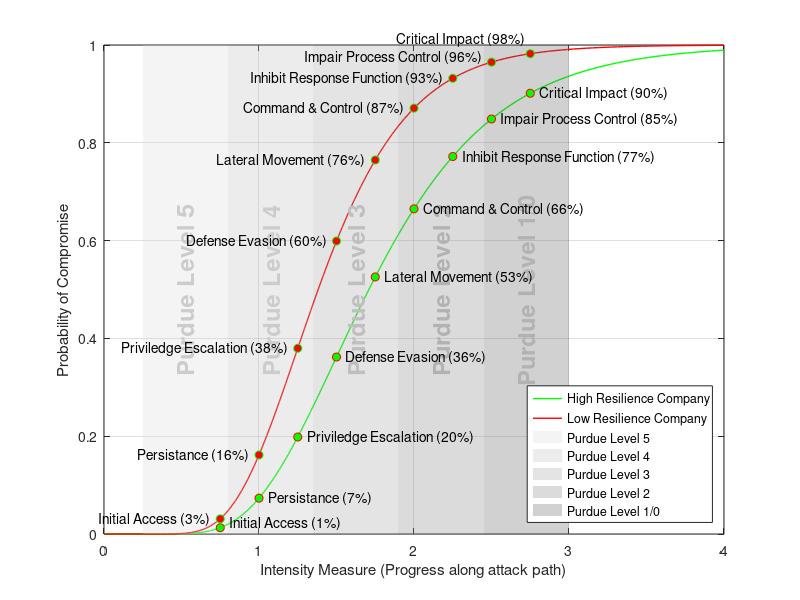

MATLAB code for this plot:
% Adam Lewis 3rd Year Individual Project

% MATLAB script to generate fragility curves using
% Log Normal Cumulative Distribution Function from mean
% and standard deviation obtained from discrete model

% This script is used to generate 2 curves:
%   Company B: High Resilience Modelled Company from simulated model inputs
%   Company C: Low Resilience Modelled Company from simulated model inputs
%
% Then shaded bands are added to the plot area depicting the relative risk
% of the 5 layers of the Purdue Model of a substation
%
% Finally a series of escalating events are added to each curve at set points
% along the intensity measure X axis

% Define desired figure size in pixels
plotWidth = 600;   % Width in pixels
plotHeight = 700;  % Height in pixels

% NEW MODEL
m_norm_B = 1.8294;    % High resilience Modelled Company Normalised & scaled mean
s_norm_B = 0.6988;    % High resilience Modelled Company Normalised std deviation
m_norm_C = 1.4577;    % Low Resilience Modelled Company Normalised & scaled mean
s_norm_C = 0.4902;    % Low Resilience Modelled Company Normalised std deviation


% Convert mean and std to beta/theta for companies B and C
beta_B = sqrt(log(1 + (s_norm_B/m_norm_B)^2));
theta_B = m_norm_B * exp(-0.5 * beta_B^2);
beta_C = sqrt(log(1 + (s_norm_C/m_norm_C)^2));
theta_C = m_norm_C * exp(-0.5 * beta_C^2);

% Define intensity measure X
x = linspace(0, 4, 100);

% Use normcdf to generate fragility curves
P_CompanyB = normcdf((log(x / theta_B)) / beta_B);
P_CompanyC = normcdf((log(x / theta_C)) / beta_C);

% Plot fragility curves
figure('Color','w', 'Units','pixels', 'Position',[100 0 plotWidth plotHeight]);
p1 = plot(x, P_CompanyB, 'g-', 'LineWidth', 1); hold on;
p2 = plot(x, P_CompanyC, 'r-', 'LineWidth', 1);
xlabel('Intensity Measure (Progress along attack path)');
ylabel('Probability of Compromise');
set(gcf, 'Color', 'white');

grid on;

%% Add Purdue level bands to plot area

% Get the current y-axis limits
yl = ylim;
% Get vertical midpint for text labels within bands
yMid = mean(yl); 

colorP5 = [0.85 0.85 0.85]; % P5
colorP4 = [0.75 0.75 0.75]; % P4
colorP3 = [0.64 0.64 0.64]; % P3
colorP2 = [0.52 0.52 0.52]; % P2
colorP1 = [0.40 0.40 0.40];

% Band P5
x_startP5 = 0.25;
x_endP5 = x_startP5 + 0.55; 
hP5 = patch([x_startP5 x_endP5 x_endP5 x_startP5], [yl(1) yl(1) yl(2) yl(2)], ...
      colorP5, 'FaceAlpha', 0.3, 'EdgeColor', 'none', 'DisplayName', 'Purdue Level 5');
x_midP5 = (x_startP5 + x_endP5)/2; 
text(x_midP5, yMid, 'Purdue Level 5', ...
    'Rotation', 90, 'HorizontalAlignment','center','VerticalAlignment','middle', ...
    'FontSize', 17,'Color',[0.80,0.80,0.80],'FontWeight', 'bold');

% Band P4
x_startP4 = x_endP5;  
x_endP4 = x_startP4 + 0.55; 
hP4 = patch([x_startP4 x_endP4 x_endP4 x_startP4], [yl(1) yl(1) yl(2) yl(2)], ...
      colorP4, 'FaceAlpha', 0.3, 'EdgeColor', 'none', 'DisplayName', 'Purdue Level 4');
x_midP4 = (x_startP4 + x_endP4)/2; 
text(x_midP4, yMid, 'Purdue Level 4', ...
    'Rotation', 90, 'HorizontalAlignment','center','VerticalAlignment','middle', ...
    'FontSize', 17,'Color',[0.8,0.8,0.8],'FontWeight', 'bold');

% Band P3
x_startP3 = x_endP4; 
x_endP3 = x_startP3 + 0.55; 
hP3 = patch([x_startP3 x_endP3 x_endP3 x_startP3], [yl(1) yl(1) yl(2) yl(2)], ...
      colorP3, 'FaceAlpha', 0.3, 'EdgeColor', 'none', 'DisplayName', 'Purdue Level 3');
x_midP3 = (x_startP3 + x_endP3)/2; 
text(x_midP3, yMid, 'Purdue Level 3', ...
    'Rotation', 90, 'HorizontalAlignment','center','VerticalAlignment','middle', ...
    'FontSize', 17,'Color',[0.75,0.75,0.75],'FontWeight', 'bold');

% Band P2
x_startP2 = x_endP3; 
x_endP2 = x_startP2 + 0.55;
hP2 = patch([x_startP2 x_endP2 x_endP2 x_startP2], [yl(1) yl(1) yl(2) yl(2)], ...
      colorP2, 'FaceAlpha', 0.3, 'EdgeColor', 'none', 'DisplayName', 'Purdue Level 2');
x_midP2 = (x_startP2 + x_endP2)/2; 
text(x_midP2, yMid, 'Purdue Level 2', ...
    'Rotation', 90, 'HorizontalAlignment','center','VerticalAlignment','middle', ...
    'FontSize', 17,'Color',[0.7,0.7,0.7],'FontWeight', 'bold');

% Band P1
x_startP1 = x_endP2; 
x_endP1 = x_startP1 + 0.55; 
hP1 = patch([x_startP1 x_endP1 x_endP1 x_startP1], [yl(1) yl(1) yl(2) yl(2)], ...
      colorP1, 'FaceAlpha', 0.3, 'EdgeColor', 'none', 'DisplayName', 'Purdue Level 1/0');
x_midP1 = (x_startP1 + x_endP1)/2; 
text(x_midP1, yMid, 'Purdue Level 1/0', ...
    'Rotation', 90, 'HorizontalAlignment','center','VerticalAlignment','middle', ...
    'FontSize', 17,'Color',[0.7,0.7,0.7],'FontWeight', 'bold');

%% Place 8 labeled points on the HR green curve

% define intensity measure of dot placement at
% 0.25 intervals from 0.75 to 2.75 aligning event
% intensity with applicable Purdue level
dotX = 0.75:0.25:2.75;
dotY = normcdf((log(dotX / theta_B)) / beta_B);

% place green dots and labels with percentage
plot(dotX(1), dotY(1), 'ro', 'MarkerSize', 6, 'MarkerFaceColor', 'g', 'HandleVisibility','off');
text(dotX(1)+0.06, dotY(1)+0.01, sprintf('Initial Access (%.0f%%)', dotY(1)*100), 'HorizontalAlignment','left','VerticalAlignment','middle');

plot(dotX(2), dotY(2), 'ro', 'MarkerSize', 6, 'MarkerFaceColor', 'g', 'HandleVisibility','off');
text(dotX(2)+0.06, dotY(2), sprintf('Persistance (%.0f%%)', dotY(2)*100), 'HorizontalAlignment','left','VerticalAlignment','middle');

plot(dotX(3), dotY(3), 'ro', 'MarkerSize', 6, 'MarkerFaceColor', 'g', 'HandleVisibility','off');
text(dotX(3)+0.06, dotY(3), sprintf('Priviledge Escalation (%.0f%%)', dotY(3)*100), 'HorizontalAlignment','left','VerticalAlignment','middle');

plot(dotX(4), dotY(4), 'ro', 'MarkerSize', 6, 'MarkerFaceColor', 'g', 'HandleVisibility','off');
text(dotX(4)+0.06, dotY(4), sprintf('Defense Evasion (%.0f%%)', dotY(4)*100), 'HorizontalAlignment','left','VerticalAlignment','middle');

plot(dotX(5), dotY(5), 'ro', 'MarkerSize', 6, 'MarkerFaceColor', 'g', 'HandleVisibility','off');
text(dotX(5)+0.06, dotY(5), sprintf('Lateral Movement (%.0f%%)', dotY(5)*100), 'HorizontalAlignment','left','VerticalAlignment','middle');

plot(dotX(6), dotY(6), 'ro', 'MarkerSize', 6, 'MarkerFaceColor', 'g', 'HandleVisibility','off');
text(dotX(6)+0.06, dotY(6), sprintf('Command & Control (%.0f%%)', dotY(6)*100), 'HorizontalAlignment','left','VerticalAlignment','middle');

plot(dotX(7), dotY(7), 'ro', 'MarkerSize', 6, 'MarkerFaceColor', 'g', 'HandleVisibility','off');
text(dotX(7)+0.06, dotY(7), sprintf('Inhibit Response Function (%.0f%%)', dotY(7)*100), 'HorizontalAlignment','left','VerticalAlignment','middle');

plot(dotX(8), dotY(8), 'ro', 'MarkerSize', 6, 'MarkerFaceColor', 'g', 'HandleVisibility','off');
text(dotX(8)+0.06, dotY(8), sprintf('Impair Process Control (%.0f%%)', dotY(8)*100), 'HorizontalAlignment','left','VerticalAlignment','middle');

plot(dotX(9), dotY(9), 'ro', 'MarkerSize', 6, 'MarkerFaceColor', 'g', 'HandleVisibility','off');
text(dotX(9)+0.06, dotY(9), sprintf('Critical Impact (%.0f%%)', dotY(9)*100), 'HorizontalAlignment','left','VerticalAlignment','middle');


%% Place 8 labeled points on the LR red curve

% define intensity measure of dot placement at
% 0.25 intervals from 0.75 to 2.75 aligning event
% intensity with applicable Purdue level
dotYg = normcdf((log(dotX / theta_C)) / beta_C);

% place red dots and labels with percentage
plot(dotX(1), dotYg(1), 'go', 'MarkerSize', 6, 'MarkerFaceColor', 'r', 'HandleVisibility','off');
text(dotX(1)-0.06, dotYg(1), sprintf('Initial Access (%.0f%%)', dotYg(1)*100), 'HorizontalAlignment','right','VerticalAlignment','middle');

plot(dotX(2), dotYg(2), 'go', 'MarkerSize', 6, 'MarkerFaceColor', 'r', 'HandleVisibility','off');
text(dotX(2)-0.06, dotYg(2), sprintf('Persistance (%.0f%%)', dotYg(2)*100), 'HorizontalAlignment','right','VerticalAlignment','middle');

plot(dotX(3), dotYg(3), 'go', 'MarkerSize', 6, 'MarkerFaceColor', 'r', 'HandleVisibility','off');
text(dotX(3)-0.06, dotYg(3), sprintf('Priviledge Escalation (%.0f%%)', dotYg(3)*100), 'HorizontalAlignment','right','VerticalAlignment','middle');

plot(dotX(4), dotYg(4), 'go', 'MarkerSize', 6, 'MarkerFaceColor', 'r', 'HandleVisibility','off');
text(dotX(4)-0.06, dotYg(4), sprintf('Defense Evasion (%.0f%%)', dotYg(4)*100), 'HorizontalAlignment','right','VerticalAlignment','middle');

plot(dotX(5), dotYg(5), 'go', 'MarkerSize', 6, 'MarkerFaceColor', 'r', 'HandleVisibility','off');
text(dotX(5)-0.06, dotYg(5), sprintf('Lateral Movement (%.0f%%)', dotYg(5)*100), 'HorizontalAlignment','right','VerticalAlignment','middle');

plot(dotX(6), dotYg(6), 'go', 'MarkerSize', 6, 'MarkerFaceColor', 'r', 'HandleVisibility','off');
text(dotX(6)-0.06, dotYg(6), sprintf('Command & Control (%.0f%%)', dotYg(6)*100), 'HorizontalAlignment','right','VerticalAlignment','middle');

plot(dotX(7), dotYg(7), 'go', 'MarkerSize', 6, 'MarkerFaceColor', 'r', 'HandleVisibility','off');
text(dotX(7)-0.06, dotYg(7), sprintf('Inhibit Response Function (%.0f%%)', dotYg(7)*100), 'HorizontalAlignment','right','VerticalAlignment','middle');

plot(dotX(8), dotYg(8), 'go', 'MarkerSize', 6, 'MarkerFaceColor', 'r', 'HandleVisibility','off');
text(dotX(8)-0.06, dotYg(8)+0.01, sprintf('Impair Process Control (%.0f%%)', dotYg(8)*100), 'HorizontalAlignment','right','VerticalAlignment','middle');

plot(dotX(9), dotYg(9), 'go', 'MarkerSize', 6, 'MarkerFaceColor', 'r', 'HandleVisibility','off');
text(dotX(9)-0.03, dotYg(9)+0.03, sprintf('Critical Impact (%.0f%%)', dotYg(9)*100), 'HorizontalAlignment','right','VerticalAlignment','middle');


% Add leged for curves and the 5 purdue bands
legendHandles = [p1, p2, hP5, hP4, hP3, hP2, hP1];
legendLabels  = {
    'High Resilience Company', ...
    'Low Resilience Company', ...
    'Purdue Level 5', 'Purdue Level 4', 'Purdue Level 3', ...
    'Purdue Level 2', 'Purdue Level 1/0'
};
legend(legendHandles, legendLabels, 'Location','southeast');

hold off;

ax = gca;
ti = get(ax, 'TightInset');
% Increase only the top margin by adding a small extra value (e.g., 0.05)
set(ax, 'LooseInset', [ti(1), ti(2), ti(3), ti(4) + 0.05]);
saveas(gcf, 'img_chapter_7_3_incorporate_events.png');
